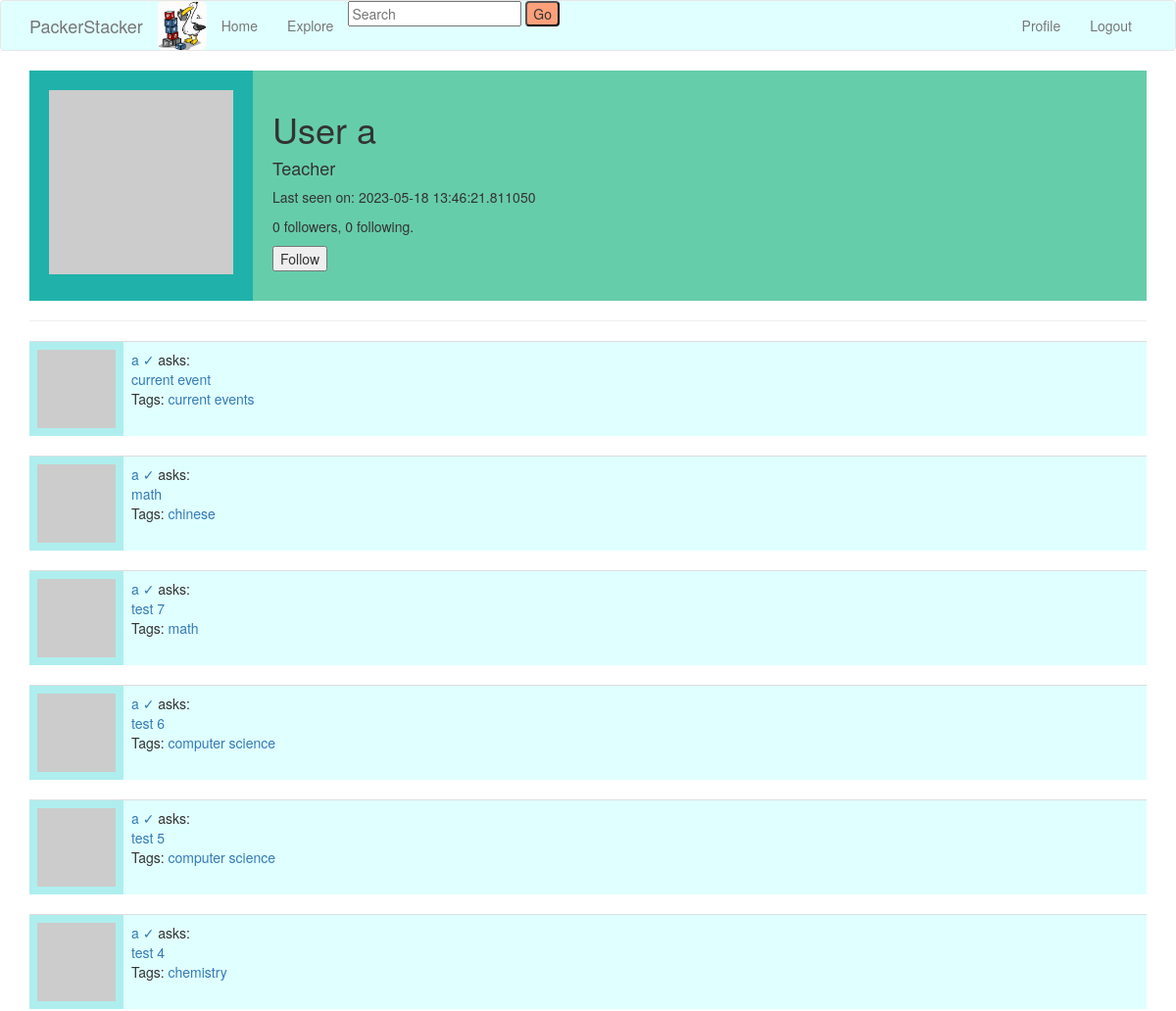
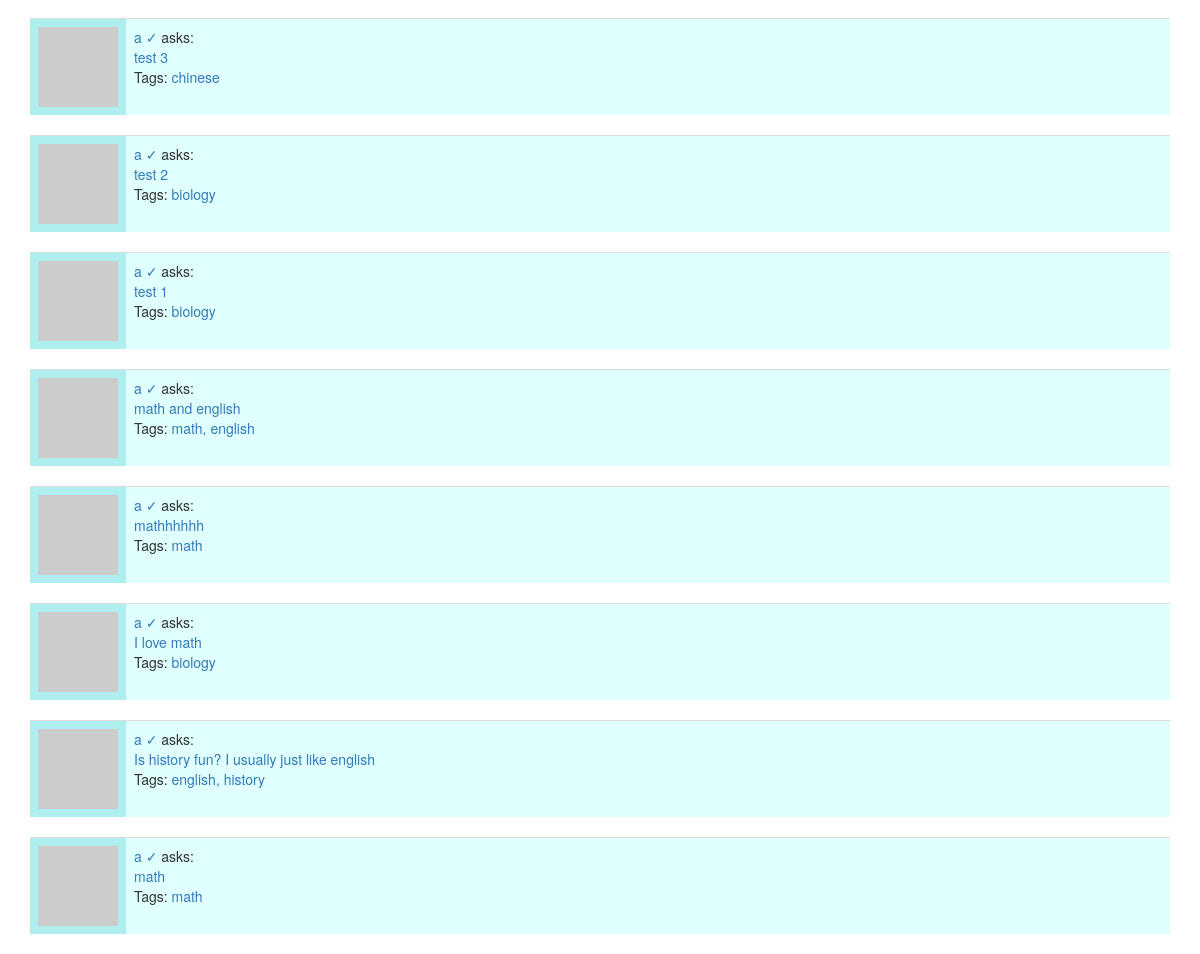
/user/a (signed in), run on the app's committed database (2 pictures, top to bottom).
### app/models.py (models this page shows, shortened)
class User(UserMixin, db.Model):
    id = db.Column(db.Integer, primary_key=True)
    username = db.Column(db.String(64), index=True, unique=True)
    email = db.Column(db.String(120), index=True, unique=True)
    password_hash = db.Column(db.String(128))
    questions = db.relationship('Question', backref='author', lazy='dynamic')
    replies = db.relationship('Reply', backref='author', lazy='dynamic')
    about_me = db.Column(db.String(140))
    last_seen = db.Column(db.DateTime, default=datetime.utcnow)
    type = db.Column(db.Boolean())
    def avatar(self, size):
        digest = md5(self.email.lower().encode('utf-8')).hexdigest()
        return 'https://www.gravatar.com/avatar/{}?d=identicon&s={}'.format(digest, size)
    followed = db.relationship(
        'User', secondary=followers,
        primaryjoin=(followers.c.follower_id == id),
        secondaryjoin=(followers.c.followed_id == id),
        backref=db.backref('followers', lazy='dynamic'), lazy='dynamic')
    def is_following(self, user):
        return self.followed.filter(followers.c.followed_id == user.id).count() > 0

class Question(db.Model):
    id = db.Column(db.Integer, primary_key=True)
    body = db.Column(db.String(1000))
    timestamp = db.Column(db.DateTime, index=True, default=datetime.utcnow)
    user_id = db.Column(db.Integer, db.ForeignKey('user.id'))
    replies = db.relationship('Reply', backref='op', lazy='dynamic')

class Tag(db.Model):
    id = db.Column(db.Integer, primary_key=True)
    name = db.Column(db.String(30), unique=True)
    questions = db.relationship('Question', secondary='question_tag', backref='tags')

### app/routes.py (the view)
@app.route('/user/<username>')
@login_required
def user(username):
    user = User.query.filter_by(username=username).first_or_404()
    page = request.args.get('page', 1, type=int)
    questions = user.questions.order_by(Question.timestamp.desc()).paginate(
        page=page, per_page=app.config['QUESTIONS_PER_PAGE'], error_out=False)
    next_url = url_for('user', username=user.username, page=questions.next_num) \
        if questions.has_next else None
    prev_url = url_for('user', username=user.username, page=questions.prev_num) \
        if questions.has_prev else None
    form = EmptyForm()
    return render_template('user.html', user=user, questions=questions.items,
                           next_url=next_url, prev_url=prev_url, form=form)

### app/forms.py
class EmptyForm(FlaskForm):
    submit = SubmitField('Submit')

### app/models.py (called while the page is built)
@login.user_loader
def load_user(id):
    return User.query.get(int(id))

### app/routes.py (called while the page is built)
@app.before_request
def before_request():
    if current_user.is_authenticated:
        current_user.last_seen = datetime.utcnow()
        db.session.commit()

### app/templates/user.html (shortened to what this page needs)
{% extends "base.html" %}
{% import 'bootstrap/wtf.html' as wtf %}
{% block app_content %}
<div class="">
    <table style="background-color:lightseagreen; width: 100%">
      <tr valign="top">
          <td style="padding:20px" style="width:10%"><img src="{{ user.avatar(128) }}" style="width:100%"></td>
          <td style="background-color:MediumAquaMarine; padding:20px; width:80%">
            <h1>User {{ user.username }}</h1>
            {%if user.type %}<h4>Teacher</h4> {% else %} <p>Student </p>{% endif %}
            {% if user.last_seen %}<p>Last seen on: {{ user.last_seen }}</p>{% endif %}
            <p>{{ user.followers.count() }} followers, {{ user.followed.count() }} following.</p>
            {% if user == current_user %}
            <p><a href="{{ url_for('edit_profile') }}">Edit your profile</a></p>
            {% elif not current_user.is_following(user) %}
            <p>
              <form action="{{ url_for('follow', username=user.username) }}" method="post">
                {{ form.submit(value='Follow') }}
              </form>
            </p>
            {% endif %}
          </td>
        </tr>
    </table>
    <hr>
    {% for question in questions %}
        {% include '_question.html' %}
    {% endfor %}
  </div>
{% endblock %}

### app/templates/_question.html
<table class="table table-hover" style="background-color:PaleTurquoise">
      <tr>
          <td width="70px">
                  <img src="{{ question.author.avatar(70) }}" />
          </td>
          <td style="width:100%; background-color:lightCyan">
              <a href="{{ url_for('user', username=question.author.username) }}">
                  {{ question.author.username }} {%if question.author.type %} &#x2713 {%endif%}
              </a>
              asks:
              <br>
              <a style="text-decoration: none" href="{{ url_for('question_page', id=question.id) }}">
                {{ question.body }}
              </a>
              <br>
              <p>Tags: {% for tag in question.tags %}
                <a href="{{ url_for('tag_page', id=tag.id) }}">
                  {{ tag.name }}{% if not loop.last %}, {% endif %}{% endfor %}
                </a>
                </p>
          </td>
      </tr>
</table>

### data on the page
User: username "a", last_seen "2023-05-18 13:46:21.811050"
Question: author.username "a", body "current event"
Tag: name "current events"
Question: author.username "a", body "math"
Tag: name "chinese"
Question: author.username "a", body "test 7"
Tag: name "math"
Question: author.username "a", body "test 6"
Tag: name "computer science"
Question: author.username "a", body "test 5"
Question: author.username "a", body "test 4"
Tag: name "chemistry"
Question: author.username "a", body "test 3"
Question: author.username "a", body "test 2"
Tag: name "biology"
Question: author.username "a", body "test 1"
Question: author.username "a", body "math and english"
Tag: name "english"
Question: author.username "a", body "mathhhhhh"
Question: author.username "a", body "I love math"
Question: author.username "a", body "Is history fun? I usually just like english"
Tag: name "history"
Question: author.username "a", body "math"

### other printed values
{{ user.followers.count() }} "0"
{{ user.followed.count() }} "0"
